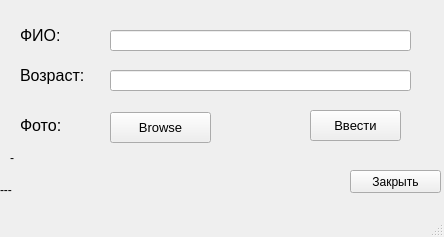
<?xml version="1.0" encoding="UTF-8"?>
<ui version="4.0">
 <class>add_worker</class>
 <widget class="QMainWindow" name="add_worker">
  <property name="geometry">
   <rect>
    <x>0</x>
    <y>0</y>
    <width>444</width>
    <height>237</height>
   </rect>
  </property>
  <property name="windowTitle">
   <string>Добавление сотрудника</string>
  </property>
  <widget class="QWidget" name="centralwidget">
   <widget class="QLabel" name="full_name_text">
    <property name="geometry">
     <rect>
      <x>20</x>
      <y>20</y>
      <width>81</width>
      <height>31</height>
     </rect>
    </property>
    <property name="font">
     <font>
      <pointsize>12</pointsize>
     </font>
    </property>
    <property name="text">
     <string>ФИО:</string>
    </property>
   </widget>
   <widget class="QLineEdit" name="full_name_pole">
    <property name="geometry">
     <rect>
      <x>110</x>
      <y>30</y>
      <width>301</width>
      <height>21</height>
     </rect>
    </property>
   </widget>
   <widget class="QPushButton" name="image_browse_btn">
    <property name="geometry">
     <rect>
      <x>110</x>
      <y>112</y>
      <width>101</width>
      <height>31</height>
     </rect>
    </property>
    <property name="font">
     <font>
      <pointsize>10</pointsize>
     </font>
    </property>
    <property name="text">
     <string>Browse</string>
    </property>
   </widget>
   <widget class="QLabel" name="age_text">
    <property name="geometry">
     <rect>
      <x>20</x>
      <y>60</y>
      <width>81</width>
      <height>31</height>
     </rect>
    </property>
    <property name="font">
     <font>
      <pointsize>12</pointsize>
     </font>
    </property>
    <property name="text">
     <string>Возраст:</string>
    </property>
   </widget>
   <widget class="QLineEdit" name="age_pole">
    <property name="geometry">
     <rect>
      <x>110</x>
      <y>70</y>
      <width>301</width>
      <height>21</height>
     </rect>
    </property>
   </widget>
   <widget class="QLabel" name="image_text">
    <property name="geometry">
     <rect>
      <x>20</x>
      <y>110</y>
      <width>61</width>
      <height>31</height>
     </rect>
    </property>
    <property name="font">
     <font>
      <pointsize>12</pointsize>
     </font>
    </property>
    <property name="text">
     <string>Фото:</string>
    </property>
   </widget>
   <widget class="QLabel" name="stat_label">
    <property name="geometry">
     <rect>
      <x>0</x>
      <y>180</y>
      <width>321</width>
      <height>20</height>
     </rect>
    </property>
    <property name="text">
     <string>---</string>
    </property>
   </widget>
   <widget class="QPushButton" name="input_btn">
    <property name="geometry">
     <rect>
      <x>310</x>
      <y>110</y>
      <width>91</width>
      <height>31</height>
     </rect>
    </property>
    <property name="font">
     <font>
      <pointsize>10</pointsize>
     </font>
    </property>
    <property name="text">
     <string>Ввести</string>
    </property>
   </widget>
   <widget class="QLabel" name="way_label">
    <property name="geometry">
     <rect>
      <x>10</x>
      <y>150</y>
      <width>411</width>
      <height>16</height>
     </rect>
    </property>
    <property name="text">
     <string>-</string>
    </property>
   </widget>
   <widget class="QPushButton" name="back_btn">
    <property name="geometry">
     <rect>
      <x>350</x>
      <y>170</y>
      <width>91</width>
      <height>23</height>
     </rect>
    </property>
    <property name="text">
     <string>Закрыть</string>
    </property>
   </widget>
  </widget>
  <widget class="QMenuBar" name="menubar">
   <property name="geometry">
    <rect>
     <x>0</x>
     <y>0</y>
     <width>444</width>
     <height>21</height>
    </rect>
   </property>
  </widget>
  <widget class="QStatusBar" name="statusbar"/>
 </widget>
 <resources/>
 <connections/>
</ui>
